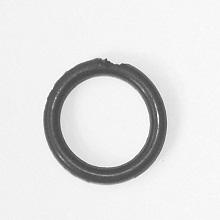
#> input picture Orings/Oring1.jpg, 220 x 220 px, found by its file name; its folder holds only this picture in this run
$ python ringAssignment.py
#> lines starting #> are read from the running program, lines starting #| are printed output that depends on the picture; after the words box and inside, x2 and y2 are one past the last pixel; in counts of white or black regions, pixels touching at a corner belong together
import cv2 as cv
import numpy as np
import matplotlib.pyplot as plt
import time
from scipy.signal import convolve2d
from collections import deque

# Implement thresholding ourselves using loops (soooo slow in Python)
def threshold(img, thresh):
    for y in range(0, img.shape[0]):  # Loop through rows
        for x in range(0, img.shape[1]):  # Loop through columns
            if img[y, x] < thresh:
                img[y, x] = 255
            else:
                img[y, x] = 0

#find histogram of image
def imhist(img):
    hist = np.zeros(256)
    for y in range(0, img.shape[0]):  # Loop through rows
        for x in range(0, img.shape[1]):  # Loop through columns
            hist[img[y, x]] += 1
    return hist

#find peak in histogram
def find_peak(hist):
    peak_count = 0
    peak_index = 0
    for i in range(hist.size):
        if hist[i] > peak_count:
            peak_count = hist[i]
            peak_index = i
    return peak_index

#perform morphological close
def morphological_close(img, kernel_size):
    kernel = np.ones((kernel_size, kernel_size), np.uint8)
    #perform dilation and erosion
    dilated_img = custom_dilate(img, kernel)
    closed_img = custom_erode(dilated_img, kernel)
    return closed_img

#dilation function
def custom_dilate(img, kernel):
    dilated_img = np.zeros_like(img)
    pad_height = kernel.shape[0] // 2
    pad_width = kernel.shape[1] // 2
    padded_img = np.pad(img, ((pad_height, pad_height), (pad_width, pad_width)), mode='constant')
    #loop through each pixel in the image
    for y in range(img.shape[0]):
        for x in range(img.shape[1]):
            #get region of interest (roi)
            roi = padded_img[y:y+kernel.shape[0], x:x+kernel.shape[1]]
            dilated_img[y, x] = np.max(roi * kernel)
    return dilated_img

#erosion funtion
def custom_erode(img, kernel):
    eroded_img = np.zeros_like(img)
    pad_height = kernel.shape[0] // 2
    pad_width = kernel.shape[1] // 2
    padded_img = np.pad(img, ((pad_height, pad_height), (pad_width, pad_width)), mode='constant')
    #loop through each pixel
    for y in range(img.shape[0]):
        for x in range(img.shape[1]):
            #get roi
            roi = padded_img[y:y+kernel.shape[0], x:x+kernel.shape[1]]
            #apply erosion
            eroded_img[y, x] = np.min(roi * kernel)
    return eroded_img

#label connected components function
def connected_components(img):
    labeled_img = np.zeros_like(img)
    label = 1

    visited = np.zeros_like(img, dtype=bool)

    #loop through each pixel
    for y in range(img.shape[0]):
        for x in range(img.shape[1]):
            #if pixel is foreground
            if img[y, x] == 255 and labeled_img[y, x] == 0 and not visited[y, x]:
                #assign colour to label
                color = colors[label]
                #perform flood fill
                flood_fill(img, labeled_img, x, y, label, color, visited)
                label += 1

    return labeled_img

#flood fill function
def flood_fill(img, labeled_img, x, y, label, color, visited):
    stack = deque([(x, y)])

    while stack:
        x, y = stack.pop()
        if x < 0 or y < 0 or x >= img.shape[1] or y >= img.shape[0] or visited[y, x] or img[y, x] == 0 or labeled_img[y, x] > 0:
            continue

        labeled_img[y, x] = label
        visited[y, x] = True

        stack.append((x + 1, y))
        stack.append((x - 1, y))
        stack.append((x, y + 1))
        stack.append((x, y - 1))

max_label = 100
colors = np.random.randint(0, 255, size=(max_label + 1, 3))

#function to determine whether ring is broken
def analyze_regions(labeled_img):
    num_components = np.max(labeled_img)

    min_components_expected = 1
    min_area_threshold = 1000

    if num_components <= min_components_expected:
        print("Fail: Ring is broken")
    else:
        for label in range(1, num_components + 1):
            component_area = np.sum(labeled_img == label)
            if component_area < min_area_threshold:
                print("Fail: Ring is damaged")
                return

        print("Pass")

#main loop
for i in range(1, 16):
    start_time = time.time()
    img = cv.imread(f'C:\\Users\\paulj\\OneDrive\\Desktop\\Computer Vision Ring Assignment\\Orings\\Oring{i}.jpg', 0)
#> img is the input picture: shape (220, 220); min 55, max 255, mean 225.2
    hist = cv.calcHist([img], [0], None, [256], [0, 256])
#> hist = 256 values, max 6333 at index 243, min 0 at index 0, mean 189.1
    thresh = np.argmax(hist) - 70
#> thresh = 173
    print(thresh)
#| 173
    cv.imshow('original image', img)
    end_time = time.time()
    processing_time = end_time - start_time

    _, img = cv.threshold(img, thresh, 255, cv.THRESH_BINARY)
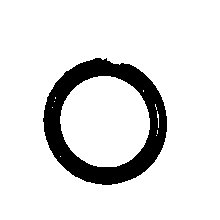
#> img: shape (220, 220); 88.2% white; 1 black region, box (x1, y1, x2, y2) and area: (43, 58, 167, 185) 5714
    labeled_img = connected_components(img)
#> after the loop in connected_components, `for y in range(img.shape[0]):`: label = 13
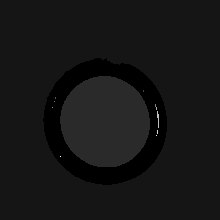
#> labeled_img: shape (220, 220); min 0, max 12, mean 1.02; drawn with min black and max white
    analyze_regions(labeled_img)
#> in analyze_regions, `num_components = np.max(labeled_img)`: num_components = 12
#> the loop in analyze_regions, `for label in range(1, num_components + 1):` made 3 passes
#> component_area on passes 1 to 2: 36228, 6419

    threshold(img,thresh)
    img2 = morphological_close(img, kernel_size=5)
#> in custom_dilate, `padded_img = np.pad(img, ((pad_height, pad_height), (pad_width, pad_wi..`: padded_img: shape (224, 224); 11.4% white; 1 white region, box (x1, y1, x2, y2) and area: (45, 60, 169, 187) 5714
#> after the loop in custom_dilate, `for y in range(img.shape[0]):`:
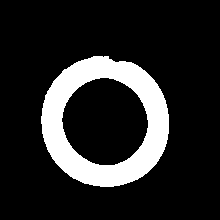
#> dilated_img: shape (220, 220); 15.5% white; 1 white region, box (x1, y1, x2, y2) and area: (41, 56, 169, 187) 7492
#> in custom_erode, `padded_img = np.pad(img, ((pad_height, pad_height), (pad_width, pad_wi..`:
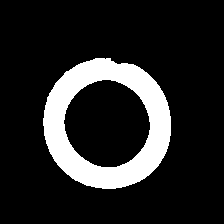
#> padded_img: shape (224, 224); 14.9% white; 1 white region, box (x1, y1, x2, y2) and area: (43, 58, 171, 189) 7492
#> after the loop in custom_erode, `for y in range(img.shape[0]):`: eroded_img: shape (220, 220); 11.9% white; 1 white region, box (x1, y1, x2, y2) and area: (43, 58, 167, 185) 5756
    img_bgr = cv.cvtColor(img, cv.COLOR_GRAY2BGR)
    cv.imshow('binary morphology image',img2)

    colored_img = np.zeros((img.shape[0], img.shape[1], 3), dtype=np.uint8)
    for label in range(1, np.max(labeled_img) + 1):
        colored_img[labeled_img == label] = colors[label]
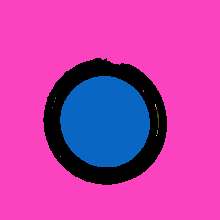
#> colored_img: shape (220, 220, 3); mean of channels 0, 1, 2 169.6, 63.9, 189.2; drawn as B, G, R

    cv.imshow('labeled image', colored_img)
    _, img = cv.threshold(img, thresh, 255, cv.THRESH_BINARY)
    threshold(img,thresh)
    cv.putText(img, f"Time: {processing_time:.2f} seconds", (10, 20), cv.FONT_HERSHEY_SIMPLEX, 0.5, (0, 255, 0), thickness=2)
    cv.putText(img, f"Threshold: {thresh}", (10, 40), cv.FONT_HERSHEY_SIMPLEX, 0.5, (0, 255, 0), thickness=2)
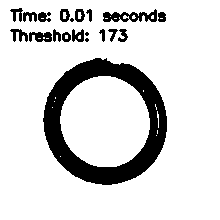
#> img: shape (220, 220); 84.7% white; 20 black regions (3 under 20 px), largest, box (x1, y1, x2, y2) and area: (43, 58, 167, 185) 5714, (103, 9, 157, 22) 381, (29, 32, 52, 42) 173
    cv.imshow('thresholded image',img)
    cv.waitKey()
    plt.plot(hist)
    plt.show()
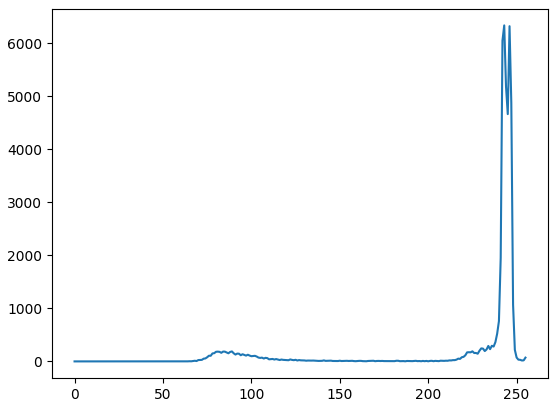
#> figure drawn by matplotlib, 1 panel; curve peaks at x = 243, y = 6333
#> (the run stopped early here; a loop or call above may not have finished)
